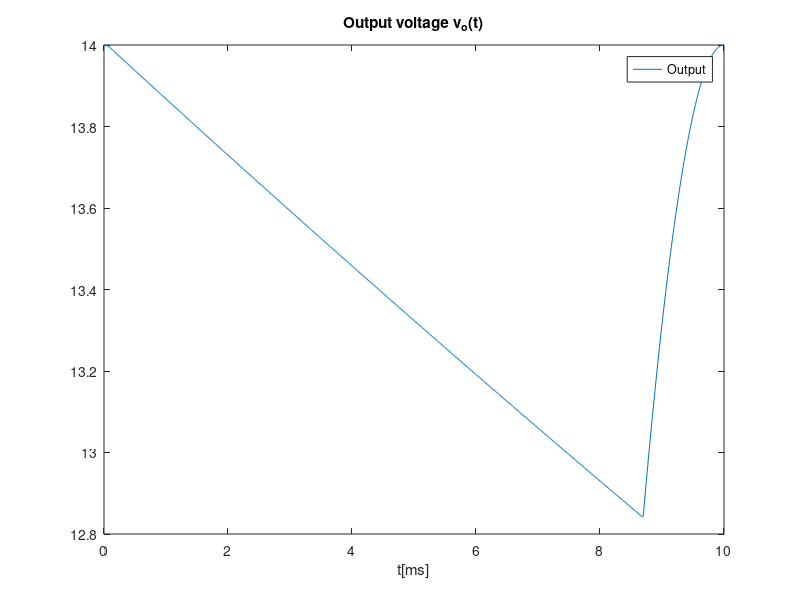
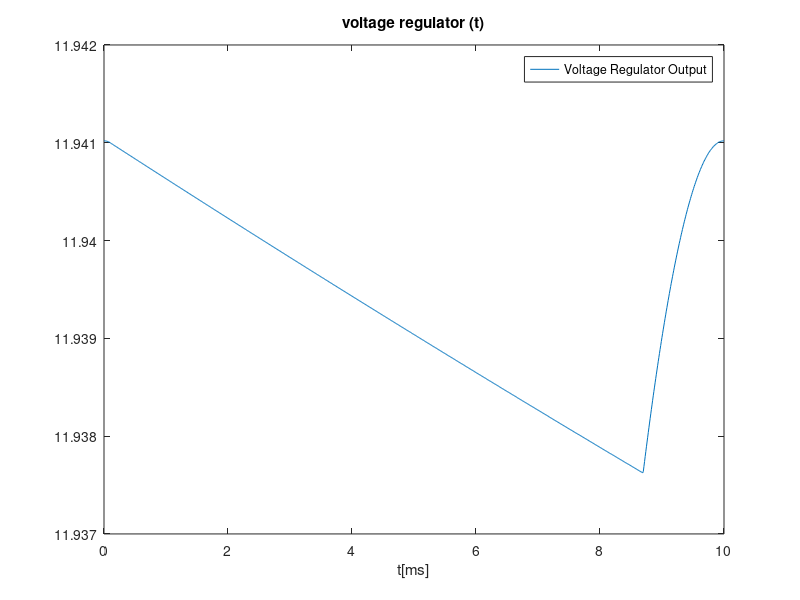

These figures' MATLAB source, in order: (Note: this script raises an error after producing the figures.)

% 1) Use a suitable theoretical model able to predict the output of the Envelope Detector and Voltage Regulator circuits
% 2) Produce the same plots as in simulation by theoretical analysis
% 3) Compute the output DC level and the voltage ripple 

%Envelope Detector

%%%Data

A=14;
T=1/50;
t=linspace(0, T/2, 1000);
%linspace(base,limit,n);
w=2*pi*(1/T);
R=1000
C=100e-6


%%%Equations

vS = A * cos(w*t);
vOhr = zeros(1, length(t));
vO = zeros(1, length(t));

tOFF = 1/w * atan(1/w/R/C);

vOnexp = A*cos(w*tOFF)*exp(-(t-tOFF)/R/C)


%%%I CHANGED THIS TO A FULL-WAVE BRIDGE RECTIFIER, AM I RIGHT?
for i=1:length(t)
  if (vS(i) > 0)
    vOhr(i) = vS(i);
  else
    vOhr(i) = -vS(i);
  endif
endfor

%%%ENVELOPE DETECTOR

for i=1:length(t)
  if t(i) < tOFF
    vO(i) = vOhr(i);
  elseif vOnexp(i) > vOhr(i)
    vO(i) = vOnexp(i);
  else 
    vO(i) = vOhr(i);
  endif
endfor


%%%PLOT (CHANGE SUBTITLES, LEGEND AND PRINTS)
figure
plot(t*1000, vO)
title("Output voltage v_o(t)")
xlabel ("t[ms]")
legend("Output")
print ("envelope.eps", "-depsc");


%%%VOLTAGE REGULATOR CIRCUIT
%%%1 RESISTANCE, n DIODES 

n=17;
vout=zeros(1, length(t));
vOUT=zeros(1, length(t));
R2=10e3;
eta=1;
vt=25e-3;
vd=0.7;
is=1e-14;

rd=eta*vt/is/exp(vd/eta/vt);
vout=n*rd/(n*rd+R2)*vO;
VOUT=n*vd;
vOUT=vout+VOUT;

%%%PLOT (CHANGE SUBTITLES, LEGEND AND PRINTS)
figure
plot(t*1000, vOUT)
title("voltage regulator (t)")
xlabel ("t[ms]")
legend("Voltage Regulator Output")
print ("output.eps", "-depsc");

%%%Newton-Raphson to find tON

function tON_root =solve_tON ()
  delta = 1e-5;
  x_next = 0.008695;

  do 
    x=x_next;
    x_next = x-f(x)/fd(x);
  until (abs(x_next-x) < delta)

  tON_root = x_next;

 return;
endfunction

tON=solve_tON ()

%%%Average 


%integral of vOUT=n*rd/(n*rd+R2)*vOhr+n*vd for [0,tOFF]

sum1=n*rd/(n*rd+R2)*A/w*sin(w*tOFF)+n*vd*tOFF;


%integral of vOUT=n*rd/(n*rd+R2)*vOnexp+n*vd for [tOFF,tON]

sum2=n*rd/(n*rd+R2)*(-A*R*C*cos(tOFF*w)*(exp((tOFF-tON)/R/C)-1))+n*vd*(tON-tOFF)


%integral of vOUT=n*rd/(n*rd+R2)*vOhr+n*vd for [tON,T/2]

sum3=n*rd/(n*rd+R2)*A/w*(sin(w*T/2)-sin(w*tON))+n*vd*(T/2-tON);


average=(sum1+sum2+sum3)/(T/2);

printf("The average is %d V \n", average)

%%%VOLTAGE RIPPLE (WITH FULL WAVE RETIFIER CIRCUIT)

vripple=max(vOUT)-min(vOUT);

printf("The output ripple is %d V \n",vripple)

%%%PLOT (CHANGE SUBTITLES, LEGEND AND PRINTS)
figure
plot(t*1000, vOUT-12 )
title("vOUT-12 voltage (t)")
xlabel ("t[ms]")
legend("Output difference")
print ("outputdiff.eps", "-depsc");


%%%%%%%%%%%%Figure of Merit

cost=(R+R2)*0.001+C*0.000001+0.1*(4+n)

M=1/cost/(vripple+average+0.000001)

printf("The merit figure is %f MU \n", M)
